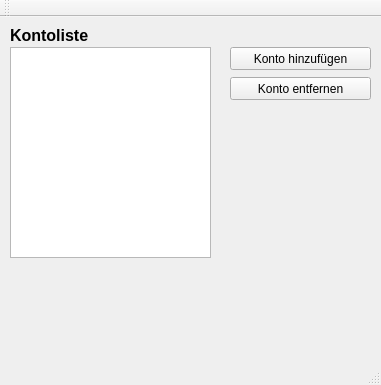
<?xml version="1.0" encoding="UTF-8"?>
<ui version="4.0">
 <class>MainWindow</class>
 <widget class="QMainWindow" name="MainWindow">
  <property name="geometry">
   <rect>
    <x>0</x>
    <y>0</y>
    <width>381</width>
    <height>385</height>
   </rect>
  </property>
  <property name="windowTitle">
   <string>MainWindow</string>
  </property>
  <widget class="QWidget" name="centralWidget">
   <widget class="QListWidget" name="listWidget">
    <property name="geometry">
     <rect>
      <x>10</x>
      <y>30</y>
      <width>201</width>
      <height>211</height>
     </rect>
    </property>
   </widget>
   <widget class="QLabel" name="label">
    <property name="geometry">
     <rect>
      <x>10</x>
      <y>10</y>
      <width>151</width>
      <height>16</height>
     </rect>
    </property>
    <property name="font">
     <font>
      <pointsize>12</pointsize>
      <weight>75</weight>
      <bold>true</bold>
     </font>
    </property>
    <property name="text">
     <string>Kontoliste</string>
    </property>
   </widget>
   <widget class="QPushButton" name="pushButton">
    <property name="geometry">
     <rect>
      <x>230</x>
      <y>30</y>
      <width>141</width>
      <height>23</height>
     </rect>
    </property>
    <property name="text">
     <string>Konto hinzufügen</string>
    </property>
   </widget>
   <widget class="QPushButton" name="pushButton_2">
    <property name="geometry">
     <rect>
      <x>230</x>
      <y>60</y>
      <width>141</width>
      <height>23</height>
     </rect>
    </property>
    <property name="text">
     <string>Konto entfernen</string>
    </property>
   </widget>
  </widget>
  <widget class="QMenuBar" name="menuBar">
   <property name="geometry">
    <rect>
     <x>0</x>
     <y>0</y>
     <width>381</width>
     <height>21</height>
    </rect>
   </property>
  </widget>
  <widget class="QToolBar" name="mainToolBar">
   <attribute name="toolBarArea">
    <enum>TopToolBarArea</enum>
   </attribute>
   <attribute name="toolBarBreak">
    <bool>false</bool>
   </attribute>
  </widget>
  <widget class="QStatusBar" name="statusBar"/>
 </widget>
 <layoutdefault spacing="6" margin="11"/>
 <resources/>
 <connections/>
</ui>
